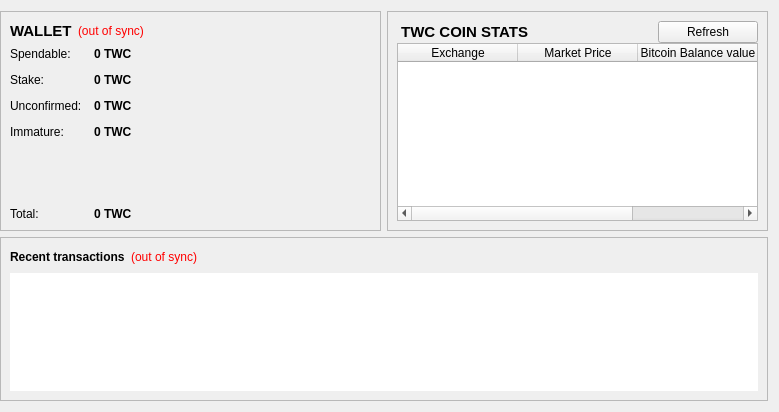
<?xml version="1.0" encoding="UTF-8"?>
<ui version="4.0">
 <class>OverviewPage</class>
 <widget class="QWidget" name="OverviewPage">
  <property name="geometry">
   <rect>
    <x>0</x>
    <y>0</y>
    <width>779</width>
    <height>412</height>
   </rect>
  </property>
  <property name="windowTitle">
   <string>Form</string>
  </property>
  <layout class="QGridLayout" name="gridLayout">
   <property name="leftMargin">
    <number>0</number>
   </property>
   <item row="0" column="0">
    <widget class="QFrame" name="walletContainer">
     <property name="sizePolicy">
      <sizepolicy hsizetype="Preferred" vsizetype="Maximum">
       <horstretch>0</horstretch>
       <verstretch>0</verstretch>
      </sizepolicy>
     </property>
     <property name="maximumSize">
      <size>
       <width>16777215</width>
       <height>220</height>
      </size>
     </property>
     <property name="frameShape">
      <enum>QFrame::StyledPanel</enum>
     </property>
     <property name="frameShadow">
      <enum>QFrame::Raised</enum>
     </property>
     <layout class="QVBoxLayout" name="verticalLayout_4">
      <item>
       <layout class="QHBoxLayout" name="walletHeader">
        <item>
         <widget class="QLabel" name="label_5">
          <property name="font">
           <font>
            <pointsize>11</pointsize>
            <weight>75</weight>
            <bold>true</bold>
           </font>
          </property>
          <property name="styleSheet">
           <string notr="true">background-color: transparent;</string>
          </property>
          <property name="text">
           <string>WALLET</string>
          </property>
         </widget>
        </item>
        <item>
         <widget class="QLabel" name="labelWalletStatus">
          <property name="toolTip">
           <string>The displayed information may be out of date. Your wallet automatically synchronizes with the TWCCoin network after a connection is established, but this process has not completed yet.</string>
          </property>
          <property name="styleSheet">
           <string notr="true">QLabel { color: red;Background-color:transparent }</string>
          </property>
          <property name="text">
           <string notr="true">(out of sync)</string>
          </property>
          <property name="alignment">
           <set>Qt::AlignLeading|Qt::AlignLeft|Qt::AlignVCenter</set>
          </property>
         </widget>
        </item>
        <item>
         <spacer name="horizontalSpacer_2">
          <property name="orientation">
           <enum>Qt::Horizontal</enum>
          </property>
          <property name="sizeHint" stdset="0">
           <size>
            <width>40</width>
            <height>20</height>
           </size>
          </property>
         </spacer>
        </item>
       </layout>
      </item>
      <item>
       <layout class="QFormLayout" name="walletStatus">
        <property name="fieldGrowthPolicy">
         <enum>QFormLayout::AllNonFixedFieldsGrow</enum>
        </property>
        <property name="horizontalSpacing">
         <number>12</number>
        </property>
        <property name="verticalSpacing">
         <number>12</number>
        </property>
        <item row="0" column="0">
         <widget class="QLabel" name="label">
          <property name="styleSheet">
           <string notr="true">background-color: transparent;</string>
          </property>
          <property name="text">
           <string>Spendable:</string>
          </property>
         </widget>
        </item>
        <item row="0" column="1">
         <widget class="QLabel" name="labelBalance">
          <property name="font">
           <font>
            <weight>75</weight>
            <bold>true</bold>
           </font>
          </property>
          <property name="cursor">
           <cursorShape>IBeamCursor</cursorShape>
          </property>
          <property name="toolTip">
           <string>Your current spendable balance</string>
          </property>
          <property name="styleSheet">
           <string notr="true"/>
          </property>
          <property name="text">
           <string notr="true">0 TWC</string>
          </property>
          <property name="textInteractionFlags">
           <set>Qt::LinksAccessibleByMouse|Qt::TextSelectableByKeyboard|Qt::TextSelectableByMouse</set>
          </property>
         </widget>
        </item>
        <item row="1" column="0">
         <widget class="QLabel" name="label_6">
          <property name="styleSheet">
           <string notr="true">background-color: transparent;</string>
          </property>
          <property name="text">
           <string>Stake:</string>
          </property>
         </widget>
        </item>
        <item row="1" column="1">
         <widget class="QLabel" name="labelStake">
          <property name="font">
           <font>
            <weight>75</weight>
            <bold>true</bold>
           </font>
          </property>
          <property name="cursor">
           <cursorShape>IBeamCursor</cursorShape>
          </property>
          <property name="toolTip">
           <string>Total of coins that was staked, and do not yet count toward the current balance</string>
          </property>
          <property name="text">
           <string notr="true">0 TWC</string>
          </property>
          <property name="textInteractionFlags">
           <set>Qt::LinksAccessibleByMouse|Qt::TextSelectableByKeyboard|Qt::TextSelectableByMouse</set>
          </property>
         </widget>
        </item>
        <item row="2" column="0">
         <widget class="QLabel" name="label_3">
          <property name="styleSheet">
           <string notr="true">background-color: transparent;</string>
          </property>
          <property name="text">
           <string>Unconfirmed:</string>
          </property>
         </widget>
        </item>
        <item row="2" column="1">
         <widget class="QLabel" name="labelUnconfirmed">
          <property name="font">
           <font>
            <weight>75</weight>
            <bold>true</bold>
           </font>
          </property>
          <property name="cursor">
           <cursorShape>IBeamCursor</cursorShape>
          </property>
          <property name="toolTip">
           <string>Total of transactions that have yet to be confirmed, and do not yet count toward the current balance</string>
          </property>
          <property name="text">
           <string notr="true">0 TWC</string>
          </property>
          <property name="textInteractionFlags">
           <set>Qt::LinksAccessibleByMouse|Qt::TextSelectableByKeyboard|Qt::TextSelectableByMouse</set>
          </property>
         </widget>
        </item>
        <item row="3" column="0">
         <widget class="QLabel" name="labelImmatureText">
          <property name="styleSheet">
           <string notr="true">background-color: transparent;</string>
          </property>
          <property name="text">
           <string>Immature:</string>
          </property>
         </widget>
        </item>
        <item row="3" column="1">
         <widget class="QLabel" name="labelImmature">
          <property name="font">
           <font>
            <weight>75</weight>
            <bold>true</bold>
           </font>
          </property>
          <property name="toolTip">
           <string>Mined balance that has not yet matured</string>
          </property>
          <property name="text">
           <string notr="true">0 TWC</string>
          </property>
          <property name="textInteractionFlags">
           <set>Qt::LinksAccessibleByMouse|Qt::TextSelectableByKeyboard|Qt::TextSelectableByMouse</set>
          </property>
         </widget>
        </item>
        <item row="4" column="0">
         <spacer name="verticalSpacer">
          <property name="orientation">
           <enum>Qt::Vertical</enum>
          </property>
          <property name="sizeHint" stdset="0">
           <size>
            <width>20</width>
            <height>40</height>
           </size>
          </property>
         </spacer>
        </item>
        <item row="4" column="1">
         <spacer name="verticalSpacer_2">
          <property name="orientation">
           <enum>Qt::Vertical</enum>
          </property>
          <property name="sizeHint" stdset="0">
           <size>
            <width>20</width>
            <height>40</height>
           </size>
          </property>
         </spacer>
        </item>
        <item row="5" column="0">
         <widget class="QLabel" name="labelTotalText">
          <property name="styleSheet">
           <string notr="true">background-color: transparent;</string>
          </property>
          <property name="text">
           <string>Total:</string>
          </property>
         </widget>
        </item>
        <item row="5" column="1">
         <widget class="QLabel" name="labelTotal">
          <property name="font">
           <font>
            <weight>75</weight>
            <bold>true</bold>
           </font>
          </property>
          <property name="cursor">
           <cursorShape>IBeamCursor</cursorShape>
          </property>
          <property name="toolTip">
           <string>Your current total balance</string>
          </property>
          <property name="text">
           <string notr="true">0 TWC</string>
          </property>
          <property name="textInteractionFlags">
           <set>Qt::LinksAccessibleByMouse|Qt::TextSelectableByKeyboard|Qt::TextSelectableByMouse</set>
          </property>
         </widget>
        </item>
       </layout>
      </item>
     </layout>
    </widget>
   </item>
   <item row="0" column="1">
    <widget class="QFrame" name="hashTokenStatusContainer">
     <property name="sizePolicy">
      <sizepolicy hsizetype="Preferred" vsizetype="Fixed">
       <horstretch>0</horstretch>
       <verstretch>0</verstretch>
      </sizepolicy>
     </property>
     <property name="maximumSize">
      <size>
       <width>16777215</width>
       <height>220</height>
      </size>
     </property>
     <property name="frameShape">
      <enum>QFrame::StyledPanel</enum>
     </property>
     <property name="frameShadow">
      <enum>QFrame::Raised</enum>
     </property>
     <layout class="QVBoxLayout" name="verticalLayout_2">
      <property name="spacing">
       <number>0</number>
      </property>
      <item>
       <layout class="QHBoxLayout" name="hashTokenStatusHeader">
        <item>
         <widget class="QLabel" name="label_7">
          <property name="font">
           <font>
            <pointsize>11</pointsize>
            <weight>75</weight>
            <bold>true</bold>
           </font>
          </property>
          <property name="styleSheet">
           <string notr="true">background-color: transparent;</string>
          </property>
          <property name="text">
           <string> TWC COIN STATS</string>
          </property>
          <property name="indent">
           <number>0</number>
          </property>
         </widget>
        </item>
        <item>
         <spacer name="horizontalSpacer_3">
          <property name="orientation">
           <enum>Qt::Horizontal</enum>
          </property>
          <property name="sizeHint" stdset="0">
           <size>
            <width>40</width>
            <height>20</height>
           </size>
          </property>
         </spacer>
        </item>
        <item>
         <widget class="QPushButton" name="btnRefreshMarket">
          <property name="sizePolicy">
           <sizepolicy hsizetype="Minimum" vsizetype="Maximum">
            <horstretch>0</horstretch>
            <verstretch>0</verstretch>
           </sizepolicy>
          </property>
          <property name="minimumSize">
           <size>
            <width>100</width>
            <height>0</height>
           </size>
          </property>
          <property name="text">
           <string>Refresh</string>
          </property>
         </widget>
        </item>
       </layout>
      </item>
      <item>
       <widget class="QTableWidget" name="marketsView">
        <property name="editTriggers">
         <set>QAbstractItemView::NoEditTriggers</set>
        </property>
        <property name="selectionMode">
         <enum>QAbstractItemView::SingleSelection</enum>
        </property>
        <property name="selectionBehavior">
         <enum>QAbstractItemView::SelectRows</enum>
        </property>
        <property name="showGrid">
         <bool>false</bool>
        </property>
        <property name="gridStyle">
         <enum>Qt::NoPen</enum>
        </property>
        <attribute name="horizontalHeaderDefaultSectionSize">
         <number>120</number>
        </attribute>
        <attribute name="horizontalHeaderHighlightSections">
         <bool>false</bool>
        </attribute>
        <attribute name="horizontalHeaderStretchLastSection">
         <bool>true</bool>
        </attribute>
        <attribute name="verticalHeaderVisible">
         <bool>false</bool>
        </attribute>
        <column>
         <property name="text">
          <string>Exchange</string>
         </property>
        </column>
        <column>
         <property name="text">
          <string>Market Price</string>
         </property>
        </column>
        <column>
         <property name="text">
          <string>Bitcoin Balance value</string>
         </property>
        </column>
       </widget>
      </item>
     </layout>
    </widget>
   </item>
   <item row="1" column="0" colspan="2">
    <widget class="QFrame" name="transactionContainer">
     <property name="frameShape">
      <enum>QFrame::StyledPanel</enum>
     </property>
     <property name="frameShadow">
      <enum>QFrame::Raised</enum>
     </property>
     <layout class="QVBoxLayout" name="verticalLayout">
      <item>
       <layout class="QHBoxLayout" name="recentTransactionsHeader">
        <item>
         <widget class="QLabel" name="label_4">
          <property name="styleSheet">
           <string notr="true">background-color: transparent;</string>
          </property>
          <property name="text">
           <string>&lt;b&gt;Recent transactions&lt;/b&gt;</string>
          </property>
         </widget>
        </item>
        <item>
         <widget class="QLabel" name="labelTransactionsStatus">
          <property name="toolTip">
           <string>The displayed information may be out of date. Your wallet automatically synchronizes with the TWCCoin network after a connection is established, but this process has not completed yet.</string>
          </property>
          <property name="styleSheet">
           <string notr="true">QLabel { color: red;Background-color:transparent }</string>
          </property>
          <property name="text">
           <string notr="true">(out of sync)</string>
          </property>
          <property name="alignment">
           <set>Qt::AlignRight|Qt::AlignTrailing|Qt::AlignVCenter</set>
          </property>
         </widget>
        </item>
        <item>
         <spacer name="horizontalSpacer">
          <property name="orientation">
           <enum>Qt::Horizontal</enum>
          </property>
          <property name="sizeHint" stdset="0">
           <size>
            <width>40</width>
            <height>20</height>
           </size>
          </property>
         </spacer>
        </item>
       </layout>
      </item>
      <item>
       <widget class="QListView" name="listTransactions">
        <property name="frameShape">
         <enum>QFrame::NoFrame</enum>
        </property>
        <property name="horizontalScrollBarPolicy">
         <enum>Qt::ScrollBarAlwaysOff</enum>
        </property>
        <property name="editTriggers">
         <set>QAbstractItemView::NoEditTriggers</set>
        </property>
        <property name="selectionMode">
         <enum>QAbstractItemView::NoSelection</enum>
        </property>
       </widget>
      </item>
     </layout>
    </widget>
   </item>
  </layout>
 </widget>
 <resources/>
 <connections/>
</ui>
